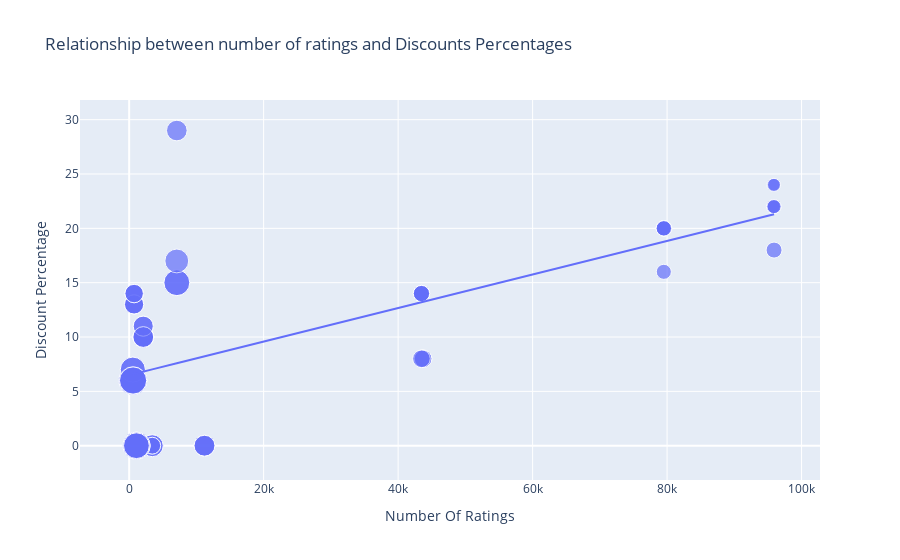

The notebook cell this image was saved under:
### Code cell
figure = px.scatter(data_frame = data, x = "Number Of Ratings", y = "Discount Percentage", size = "Sale Price",
                   trendline = "ols", title = "Relationship between number of ratings and Discounts Percentages")
figure.show()

### Figure 1 — Plotly figure (JSON) as saved in the notebook; plotly's stock layout.template omitted (floating-point values rounded to 4 significant figures)
{"data": [{"hovertemplate": "Number Of Ratings=%{x}<br>Discount Percentage=%{y}<br>Sale Price=%{marker.size}<extra></extra>", "legendgroup": "", "marker": {"color": "#636efa", "size": [49900, 84900, 84900, 77000, 77000, 49900, 49900, 77000, 89900, 41999, 39999, 41999, 41999, 41999, 131900, 117100, 131900, 117100, 74999, 117900, 117100, 117900, 99900, 44999, 140900, 130900, 64900, 120900, 59900, 75900, 110900, 130900, 120900, 64900, 64900, 75900, 75900, 120900, 59900, 120900, 75900, 140900, 70900, 70900, 75900, 59900, 110900, 120900, 130900, 130900, 54999, 54999, 29999, 34999, 34999, 34999, 54999, 29999, 46999, 46999, 46999, 46999], "sizemode": "area", "sizeref": 352.2, "symbol": "circle"}, "mode": "markers", "name": "", "orientation": "v", "showlegend": false, "type": "scatter", "x": [3431, 3431, 3431, 11202, 11202, 3431, 3431, 11202, 1454, 79512, 79512, 79582, 79512, 79512, 1078, 1078, 1078, 1078, 7088, 7088, 1078, 7088, 7081, 95909, 542, 580, 740, 545, 740, 2101, 545, 580, 580, 730, 730, 2101, 2101, 580, 740, 580, 2092, 545, 2101, 2092, 2101, 740, 545, 580, 580, 580, 43707, 43707, 95807, 95909, 95807, 95909, 43470, 95909, 43470, 43470, 43470, 43470], "xaxis": "x", "y": [0, 0, 0, 0, 0, 0, 0, 0, 0, 20, 16, 20, 20, 20, 0, 0, 0, 0, 29, 15, 0, 15, 17, 18, 6, 6, 13, 6, 14, 10, 7, 6, 6, 13, 13, 10, 10, 6, 14, 6, 10, 6, 11, 11, 10, 14, 7, 6, 6, 6, 8, 8, 24, 22, 22, 22, 8, 24, 14, 14, 14, 14], "yaxis": "y"}, {"hovertemplate": "<b>OLS trendline</b><br>Discount Percentage = 0.000154292 * Number Of Ratings + 6.49233<br>R<sup>2</sup>=0.468988<br><br>Number Of Ratings=%{x}<br>Discount Percentage=%{y} <b>(trend)</b><extra></extra>", "legendgroup": "", "marker": {"color": "#636efa", "symbol": "circle"}, "mode": "lines", "name": "", "showlegend": false, "type": "scatter", "x": [542, 545, 545, 545, 545, 580, 580, 580, 580, 580, 580, 580, 580, 730, 730, 740, 740, 740, 740, 1078, 1078, 1078, 1078, 1078, 1454, 2092, 2092, 2101, 2101, 2101, 2101, 2101, 3431, 3431, 3431, 3431, 3431, 7081, 7088, 7088, 7088, 11202, 11202, 11202, 43470, 43470, 43470, 43470, 43470, 43707, 43707, 79512, 79512, 79512, 79512, 79582, 95807, 95807, 95909, 95909, 95909, 95909], "xaxis": "x", "y": [6.576, 6.576, 6.576, 6.576, 6.576, 6.582, 6.582, 6.582, 6.582, 6.582, 6.582, 6.582, 6.582, 6.605, 6.605, 6.607, 6.607, 6.607, 6.607, 6.659, 6.659, 6.659, 6.659, 6.659, 6.717, 6.815, 6.815, 6.816, 6.816, 6.816, 6.816, 6.816, 7.022, 7.022, 7.022, 7.022, 7.022, 7.585, 7.586, 7.586, 7.586, 8.221, 8.221, 8.221, 13.2, 13.2, 13.2, 13.2, 13.2, 13.24, 13.24, 18.76, 18.76, 18.76, 18.76, 18.77, 21.27, 21.27, 21.29, 21.29, 21.29, 21.29], "yaxis": "y"}], "layout": {"autosize": true, "legend": {"itemsizing": "constant", "tracegroupgap": 0}, "title": {"text": "Relationship between number of ratings and Discounts Percentages"}, "xaxis": {"anchor": "y", "autorange": true, "domain": [0, 1], "range": [-6745.0, 102400.0], "title": {"text": "Number Of Ratings"}, "type": "linear"}, "yaxis": {"anchor": "x", "autorange": true, "domain": [0, 1], "range": [-5.213, 33.41], "title": {"text": "Discount Percentage"}, "type": "linear"}}}
